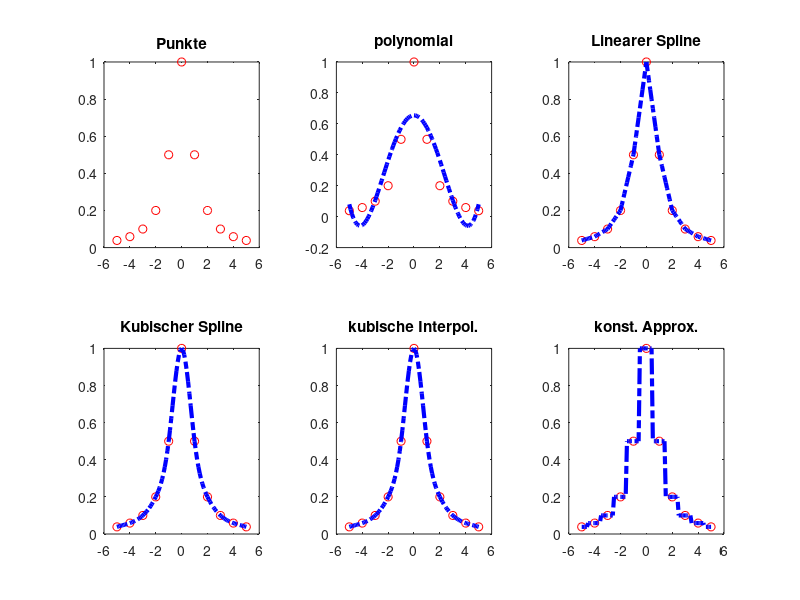

Write MATLAB code to recreate this figure.
%--------------------------------------
%   data_fitting.m
%
%  Beispiel fuer die Routine interp1
%  Gerd Rapin   6.1.2004
%---------------------------------------
x=linspace(-5,5,11);
y=1./(1+x.*x);
% Plotten der Interpolationspunkte
subplot(2,3,1),
plot(x,y,'ro'), title('Punkte');
% Standardinterpolation
z=-5:0.1:5;
y1=polyval(polyfit(x,y,length(x)-6),z);
subplot(2,3,2), plot(x,y,'ro',z,y1,'b-.','Linewidth',3), title('polynomial');
% linearer Spline
y2=interp1(x,y,z,'linear');
subplot(2,3,3), plot(x,y,'ro',z,y2,'b-.','Linewidth',3), title('Linearer Spline');
%
% Kubischer Spline
y3=interp1(x,y,z,'spline');
subplot(2,3,4), plot(x,y,'ro',z,y3,'b-.','Linewidth',3), title('Kubischer Spline');
% kubische Interpolation
y4=interp1(x,y,z,'cubic');
subplot(2,3,5), plot(x,y,'ro',z,y3,'b-.','Linewidth',3), title('kubische Interpol.');
% konst. Approx.
y5=interp1(x,y,z,'nearest');
subplot(2,3,6), plot(x,y,'ro',z,y5,'b-.','Linewidth',3), title('konst. Approx.');
